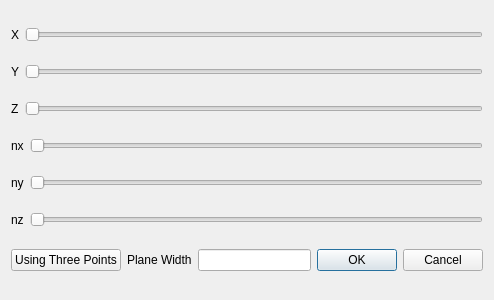
<?xml version="1.0" encoding="UTF-8"?>
<ui version="4.0">
 <class>PlaneDialog</class>
 <widget class="QDialog" name="PlaneDialog">
  <property name="geometry">
   <rect>
    <x>0</x>
    <y>0</y>
    <width>494</width>
    <height>300</height>
   </rect>
  </property>
  <property name="windowTitle">
   <string>Dialog</string>
  </property>
  <layout class="QVBoxLayout" name="verticalLayout">
   <item>
    <layout class="QHBoxLayout" name="horizontalLayout">
     <item>
      <widget class="QLabel" name="XLabel">
       <property name="text">
        <string>X</string>
       </property>
      </widget>
     </item>
     <item>
      <widget class="QSlider" name="XSlider">
       <property name="orientation">
        <enum>Qt::Horizontal</enum>
       </property>
      </widget>
     </item>
    </layout>
   </item>
   <item>
    <layout class="QHBoxLayout" name="horizontalLayout_2">
     <item>
      <widget class="QLabel" name="YLabel">
       <property name="text">
        <string>Y</string>
       </property>
      </widget>
     </item>
     <item>
      <widget class="QSlider" name="YSlider">
       <property name="orientation">
        <enum>Qt::Horizontal</enum>
       </property>
      </widget>
     </item>
    </layout>
   </item>
   <item>
    <layout class="QHBoxLayout" name="horizontalLayout_3">
     <item>
      <widget class="QLabel" name="ZLabel">
       <property name="text">
        <string>Z</string>
       </property>
      </widget>
     </item>
     <item>
      <widget class="QSlider" name="ZSlider">
       <property name="orientation">
        <enum>Qt::Horizontal</enum>
       </property>
      </widget>
     </item>
    </layout>
   </item>
   <item>
    <layout class="QHBoxLayout" name="horizontalLayout_4">
     <item>
      <widget class="QLabel" name="NxLabel">
       <property name="text">
        <string>nx</string>
       </property>
      </widget>
     </item>
     <item>
      <widget class="QSlider" name="NxSlider">
       <property name="orientation">
        <enum>Qt::Horizontal</enum>
       </property>
      </widget>
     </item>
    </layout>
   </item>
   <item>
    <layout class="QHBoxLayout" name="horizontalLayout_5">
     <item>
      <widget class="QLabel" name="NyLabel">
       <property name="text">
        <string>ny</string>
       </property>
      </widget>
     </item>
     <item>
      <widget class="QSlider" name="NySlider">
       <property name="orientation">
        <enum>Qt::Horizontal</enum>
       </property>
      </widget>
     </item>
    </layout>
   </item>
   <item>
    <layout class="QHBoxLayout" name="horizontalLayout_6">
     <item>
      <widget class="QLabel" name="NzLabel">
       <property name="text">
        <string>nz</string>
       </property>
      </widget>
     </item>
     <item>
      <widget class="QSlider" name="NzSlider">
       <property name="orientation">
        <enum>Qt::Horizontal</enum>
       </property>
      </widget>
     </item>
    </layout>
   </item>
   <item>
    <layout class="QHBoxLayout" name="horizontalLayout_7">
     <item>
      <widget class="QPushButton" name="pushButton">
       <property name="text">
        <string>Using Three Points</string>
       </property>
      </widget>
     </item>
     <item>
      <widget class="QLabel" name="planeWidthLabel">
       <property name="text">
        <string>Plane Width</string>
       </property>
      </widget>
     </item>
     <item>
      <widget class="QLineEdit" name="PlaneWidthLineEdit"/>
     </item>
     <item>
      <widget class="QDialogButtonBox" name="buttonBox">
       <property name="orientation">
        <enum>Qt::Horizontal</enum>
       </property>
       <property name="standardButtons">
        <set>QDialogButtonBox::Cancel|QDialogButtonBox::Ok</set>
       </property>
      </widget>
     </item>
    </layout>
   </item>
  </layout>
 </widget>
 <resources/>
 <connections>
  <connection>
   <sender>buttonBox</sender>
   <signal>accepted()</signal>
   <receiver>PlaneDialog</receiver>
   <slot>accept()</slot>
   <hints>
    <hint type="sourcelabel">
     <x>248</x>
     <y>254</y>
    </hint>
    <hint type="destinationlabel">
     <x>157</x>
     <y>274</y>
    </hint>
   </hints>
  </connection>
  <connection>
   <sender>buttonBox</sender>
   <signal>rejected()</signal>
   <receiver>PlaneDialog</receiver>
   <slot>reject()</slot>
   <hints>
    <hint type="sourcelabel">
     <x>316</x>
     <y>260</y>
    </hint>
    <hint type="destinationlabel">
     <x>286</x>
     <y>274</y>
    </hint>
   </hints>
  </connection>
 </connections>
</ui>
